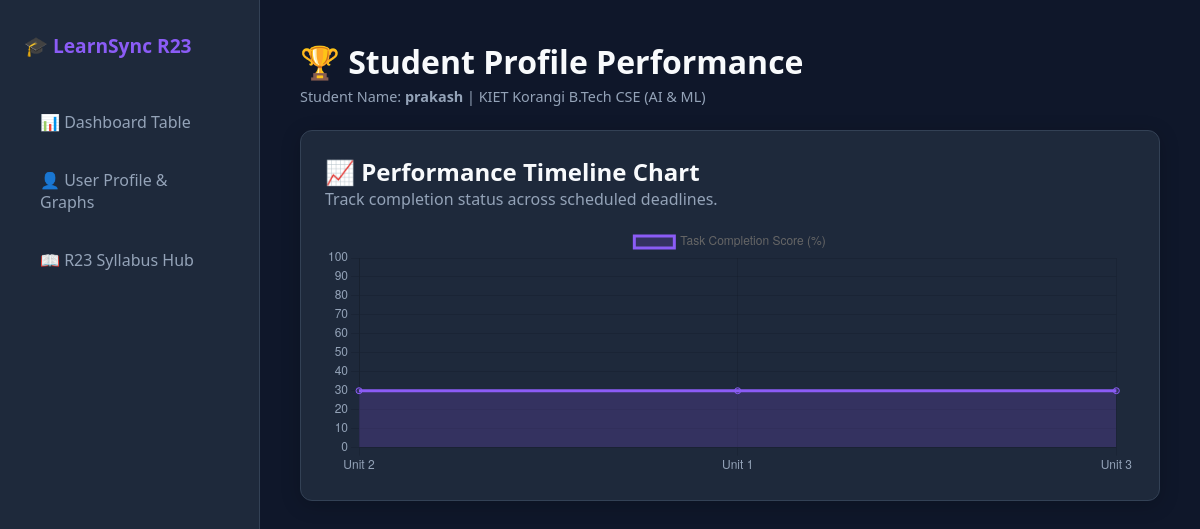
Page /performance on the earlier database version.
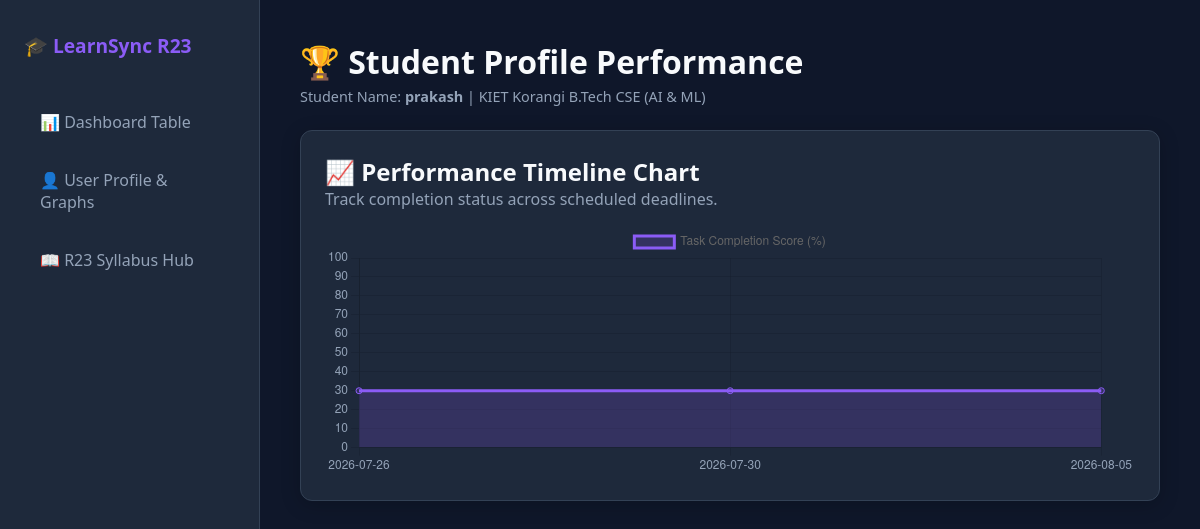
Same page on the later database version.
### tables this page shows
CREATE TABLE profile (
            id INTEGER PRIMARY KEY DEFAULT 1,
            name TEXT,
            college TEXT,
            branch TEXT
        );

### app.py (the view)
@app.route('/performance')
def performance():
    name, _, _, _ = get_student_profile()
    conn = get_db_connection()
    assignments = conn.execute('SELECT * FROM assignments ORDER BY deadline ASC, id ASC').fetchall()
    conn.close()
    return render_template('performance.html', student_name=name, assignments=assignments)

### app.py (called while the page is built)
def get_db_connection():
    conn = sqlite3.connect('assignments.db')
    conn.row_factory = sqlite3.Row
    return conn

def get_student_profile():
    try:
        conn = get_db_connection()
        user = conn.execute('SELECT name, college, branch FROM profile WHERE id = 1').fetchone()
        conn.close()
        if user:
            return user['name'], user['branch'], user['college'], (user['name'], user['college'], user['branch'])
    except Exception:
        pass
    return "prakash", "CSE(AIML)", "kiet korngi", ("prakash", "kiet korngi", "CSE(AIML)")

### templates/performance.html (shortened to what this page needs)
<!DOCTYPE html>
<html lang="en">
<head>
    <link rel="stylesheet" href="{{ url_for('static', filename='css/style.css') }}">
</head>
<body>
    <div class="sidebar">
        <h2>🎓 LearnSync R23</h2>
        <ul class="nav-links">
            <li><a href="{{ url_for('index') }}">📊 Dashboard Table</a></li>
            <li><a href="{{ url_for('profile_setup') }}">👤 User Profile & Graphs</a></li>
            <li><a href="{{ url_for('learn_hub') }}">📖 R23 Syllabus Hub</a></li>
        </ul>
    </div>
    <div class="main-content">
        <h1>🏆 Student Profile Performance</h1>
        <p class="header-sub">Student Name: <b>{{ student_name }}</b> | KIET Korangi B.Tech CSE (AI & ML)</p>
        <div class="dashboard-card" style="margin-top: 1.5rem;">
            <h2>📈 Performance Timeline Chart</h2>
            <p style="color: var(--text-muted); margin-bottom: 1rem;">Track completion status across scheduled deadlines.</p>
            <canvas id="timelineChart" style="max-height: 250px;"></canvas>
        </div>
    </div>
    <script>
        const labels = [{% for a in assignments %}"{{ a[3] }}",{% endfor %}];
        const statusData = [{% for a in assignments %}{% if a[5] == 'Completed' %} 100 {% else %} 30 {% endif %},{% endfor %}];
        const ctx = document.getElementById('timelineChart').getContext('2d');
        new Chart(ctx, {
            type: 'line',
            data: {
                labels: labels,
                datasets: [{
                    label: 'Task Completion Score (%)',
                    data: statusData,
                    borderColor: '#8b5cf6',
                    backgroundColor: 'rgba(139, 92, 246, 0.2)',
                    fill: true,
                    tension: 0.3
                }]
            },
            options: {
                responsive: true,
                scales: {
                    y: { beginAtZero: true, max: 100, ticks: { color: '#94a3b8' } },
                    x: { ticks: { color: '#94a3b8' } }
                }
            }
        });
    </script>
</body>
</html>

### static/css/style.css (style rules this page uses)
:root { --bg-color: #0f172a; --card-bg: #1e293b; --text-main: #f8fafc; --text-muted: #94a3b8; --accent-purple: #8b5cf6; --accent-blue: #3b82f6; --border-color: #334155; --danger: #ef4444; --warning: #f59e0b; --success: #10b981; }
* { box-sizing: border-box; margin: 0; padding: 0; font-family: 'Segoe UI', Tahoma, Geneva, Verdana, sans-serif; }
body { background-color: var(--bg-color); color: var(--text-main); display: flex; min-height: 100vh; }
.sidebar { width: 260px; background-color: var(--card-bg); border-right: 1px solid var(--border-color); padding: 2rem 1.5rem; display: flex; flex-direction: column; gap: 1.5rem; flex-shrink: 0; }
.sidebar h2 { font-size: 1.2rem; color: var(--accent-purple); margin-bottom: 1rem; }
.nav-links { list-style: none; }
.nav-links li { margin-bottom: 0.75rem; }
.nav-links a { color: var(--text-muted); text-decoration: none; font-weight: 500; display: flex; align-items: center; padding: 0.75rem 1rem; border-radius: 8px; transition: all 0.2s ease; }
.main-content { flex: 1; padding: 2.5rem; overflow-y: auto; }
.header-sub { color: var(--text-muted); font-size: 0.9rem; margin-top: 4px; }
.dashboard-card { background: var(--card-bg); border: 1px solid var(--border-color); border-radius: 12px; padding: 1.5rem; margin-bottom: 2rem; box-shadow: 0 4px 20px rgba(0, 0, 0, 0.2); }

Differences in the rows shown:
added profile: name "prakash"
Other differences:
chart data {{ a[3] }}: Unit 2, Unit 1, Unit 3 → 2026-07-26, 2026-07-30, 2026-08-05
{{ student_name }}: "prakash" → (not shown)
